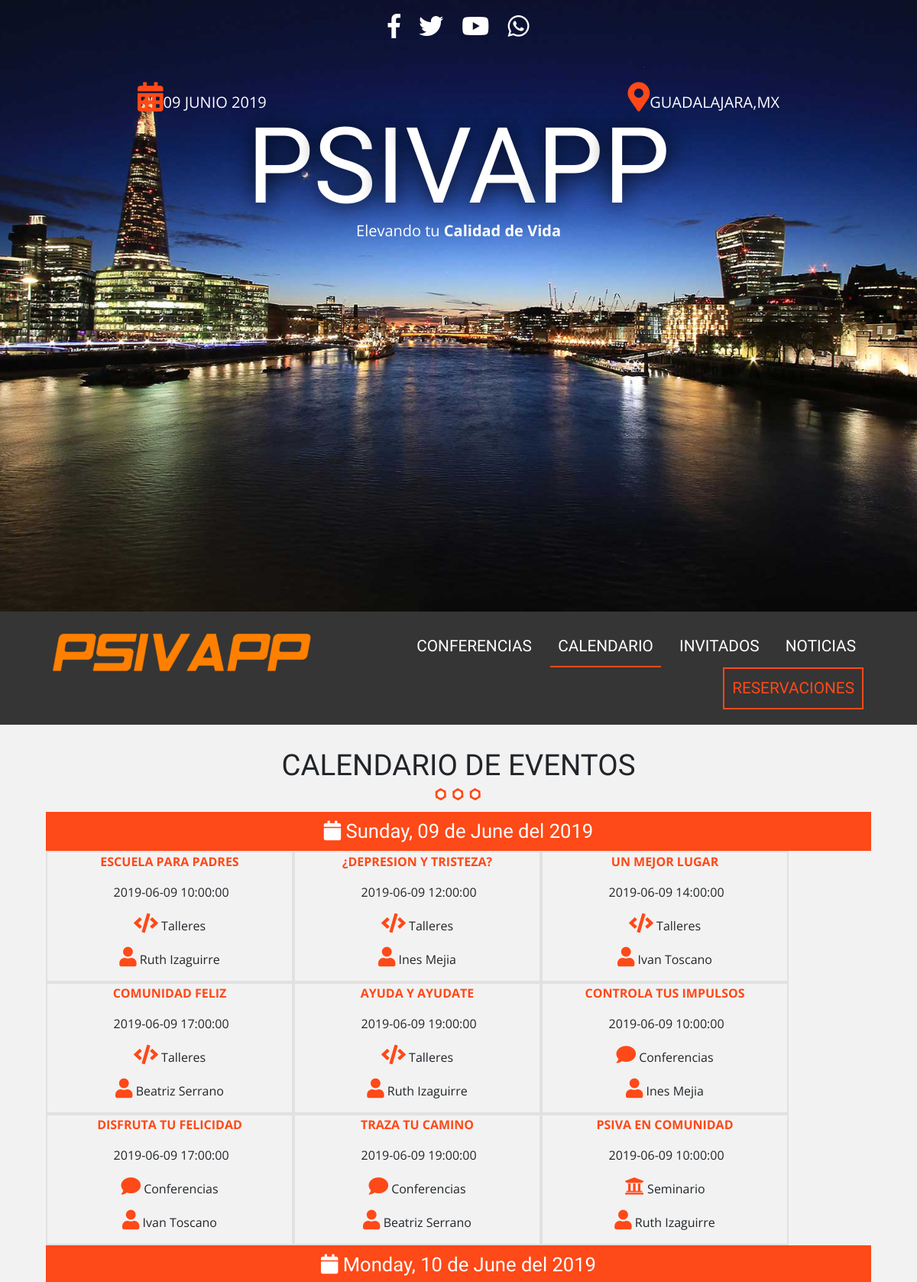
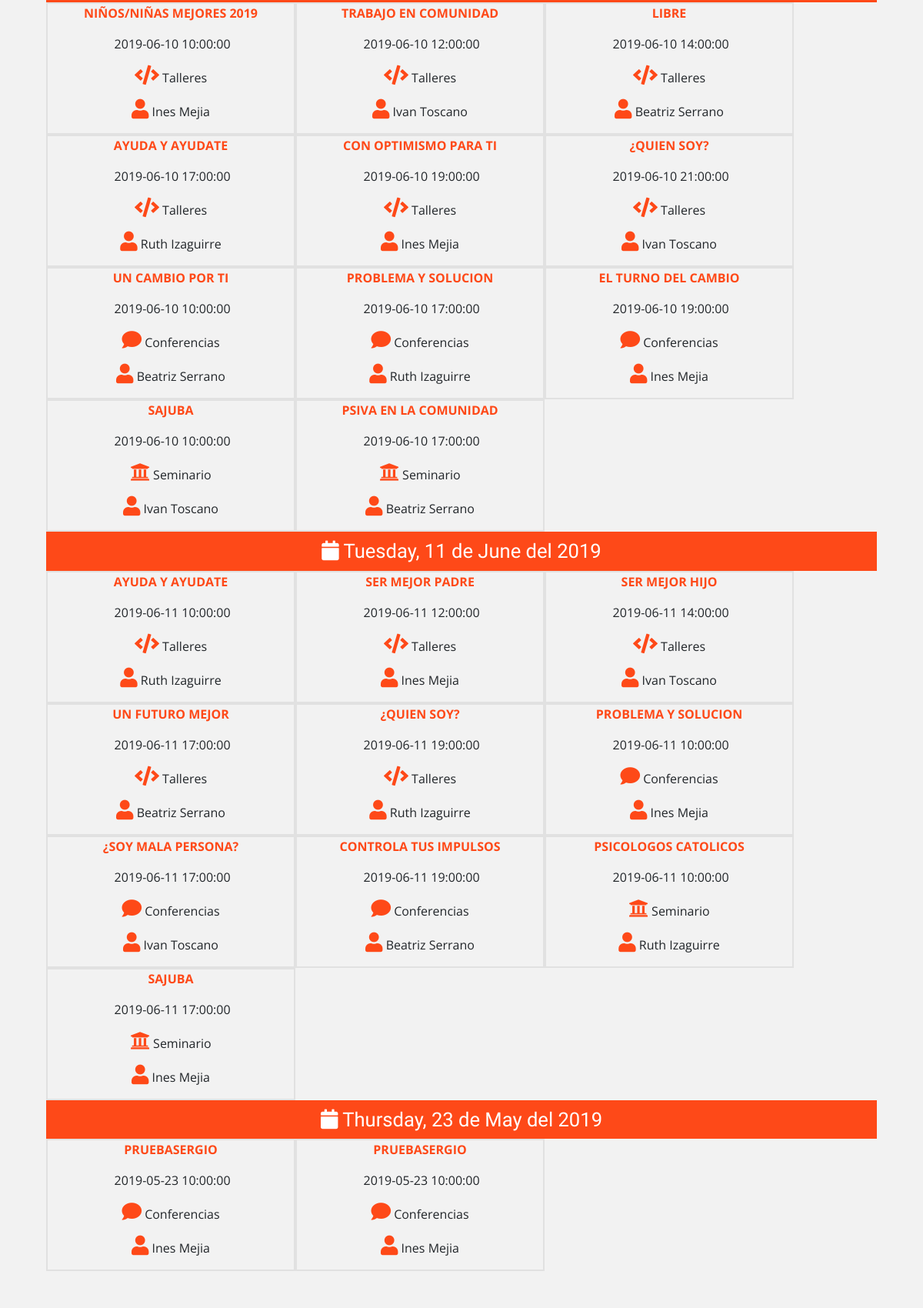
Page /calendario.php (upper part) on the committed database (2 pictures, top to bottom).
### tables this page shows
CREATE TABLE `eventos` (
  `evento_id` tinyint(10) NOT NULL AUTO_INCREMENT,
  `nombre_evento` varchar(60) NOT NULL,
  `fecha_evento` date NOT NULL,
  `hora_evento` time NOT NULL,
  `id_cat_evento` tinyint(10) NOT NULL,
  `id_inv` tinyint(4) NOT NULL,
  `clave` varchar(10) NOT NULL,
  `editado` timestamp NOT NULL DEFAULT CURRENT_TIMESTAMP ON UPDATE CURRENT_TIMESTAMP,
  PRIMARY KEY (`evento_id`),
  KEY `id_cat_evento` (`id_cat_evento`),
  KEY `id_inv` (`id_inv`),
  CONSTRAINT `eventos_ibfk_1` FOREIGN KEY (`id_cat_evento`) REFERENCES `categoria_evento` (`id_categoria`),
  CONSTRAINT `eventos_ibfk_2` FOREIGN KEY (`id_inv`) REFERENCES `invitados` (`invitado_id`)
);

CREATE TABLE `categoria_evento` (
  `id_categoria` tinyint(10) NOT NULL AUTO_INCREMENT,
  `cat_evento` varchar(50) NOT NULL,
  `icono` varchar(15) NOT NULL,
  `editado` timestamp NOT NULL DEFAULT CURRENT_TIMESTAMP ON UPDATE CURRENT_TIMESTAMP,
  PRIMARY KEY (`id_categoria`)
);

### calendario.php (the view, shortened to what this page needs)
<?php include_once 'includes/templates/header.php'; ?>
	<section class="seccion contenedor clearfix">
		<h2>Calendario de Eventos</h2>
	<?php
		try{
			require_once ('includes/funciones/bd_conexion.php');
			$sql = " SELECT evento_id, nombre_evento, fecha_evento, hora_evento, cat_evento, icono, nombre_invitado, apellido_invitado ";
			$sql .= " FROM eventos ";
			$sql .= " INNER JOIN categoria_evento ";
			$sql .= " ON eventos.id_cat_evento = categoria_evento.id_categoria ";
			$sql .= " INNER JOIN invitados ";
			$sql .= " ON eventos.id_inv = invitados.invitado_id ";
			$sql .= " ORDER BY evento_id ";
			$resultado = $conn->query($sql);
		}
		catch(Exeption $e){
			$error = $e->getMessage();
		}
	?>
		<div class="calendario">
			<?php
				$calendario = array();
				while($eventos = $resultado->fetch_assoc()){
					$fecha = $eventos['fecha_evento'];
					$evento = array(
						'titulo' => $eventos['nombre_evento'],
						'fecha' => $eventos['fecha_evento'],
						'hora' => $eventos['hora_evento'],
						'categoria' => $eventos['cat_evento'],
						'icono' => $eventos['icono'],
						'invitado' => $eventos['nombre_invitado'] . " " . $eventos['apellido_invitado']
					);
					$calendario[$fecha][] = $evento;
					?>
			<?php	}  ?>
			<?php
				foreach ($calendario as $dia => $lista_eventos) { ?>
					<h3>
						<i class="fa fa-calendar" aria-hidden="true"></i>
						<?php
							echo utf8_encode(strftime("%A, %d de %B del %Y", strtotime($dia)));
						?>
					</h3>
					<?php
						foreach ($lista_eventos as $evento) { ?>
							<div class="dia">
								<p class="titulo"><?php echo $evento['titulo']; ?></p>
								<p class="hora">
									<?php echo $evento['fecha'] . " " . $evento['hora']; ?>
								</p>
								<p>
									<i class="fa <?php echo $evento['icono']; ?>" aria-hidden="true"></i>
									<?php echo $evento['categoria']; ?>
								</p>
								<p>
									<i class="fa fa-user" aria-hidden="true"></i>
									<?php echo $evento['invitado']; ?>
								</p>
							</div>
					<?php }  ?>
			<?php }  ?>
		</div>
	</section>
<?php include_once 'includes/templates/footer.php'; ?>

### css/main.css (style rules this page uses)
html { color: #222; font-size: 1em; line-height: 1.4; }
html { box-sizing: border-box; }
body { background-color: #f2f2f2; font-family: 'Open Sans', sans-serif; }
.contenedor { width: 98%; margin: 0 auto; }
@media only screen and (min-width:480px) { .contenedor { width: 95%; } }
@media only screen and (min-width:768px) { .contenedor { width: 90%; } }
@media only screen and (min-width:992px) { .contenedor { width: 90%; max-width: 1100px; } }
.seccion { padding: 30px 0; }
.seccion p { font-size: 1.2em; text-align: center; }
h2 { font-family: 'Oswald', sans-serif; font-size: 2.4em; text-transform: uppercase; text-align: center; }
h2::after { content: ''; margin: 0 auto; background-image: url(../img/separador.png); height: 30px; width: 100px; display: block; }
h3 { font-size: 1.6em; color: #fe4918; font-family: 'PT Sans', sans-serif; margin: 0; }
div.calendario h3 { background-color: #fe4918; clear: both; color: white; text-align: center; padding: 10px 0; }
div.calendario::after { clear: both; display: block; content: ''; }
div.dia { width: 30%; float: left; border:2px solid #e1e1e1; transition: all .3s ease; }
div.dia p.titulo { color: #fe4918; text-transform: uppercase; font-weight: bold; }
div.dia p { font-size: 1em; }
div.dia i { color: #fe4918; font-size: 1.6em; }
.clearfix:before, .clearfix:after { content: " "; display: table; }
.clearfix:after { clear: both; }

### rows in the picture
eventos: nombre_evento "ESCUELA PARA PADRES", fecha_evento "2019-06-09", hora_evento "10:00:00", id_cat_evento.cat_evento "Talleres", invitado "Ruth Izaguirre"
eventos: nombre_evento "¿DEPRESION Y TRISTEZA?", fecha_evento "2019-06-09", hora_evento "12:00:00", id_cat_evento.cat_evento "Talleres", invitado "Ines Mejia"
eventos: nombre_evento "UN MEJOR LUGAR", fecha_evento "2019-06-09", hora_evento "14:00:00", id_cat_evento.cat_evento "Talleres", invitado "Ivan Toscano"
eventos: nombre_evento "COMUNIDAD FELIZ", fecha_evento "2019-06-09", hora_evento "17:00:00", id_cat_evento.cat_evento "Talleres", invitado "Beatriz Serrano"
eventos: nombre_evento "AYUDA Y AYUDATE", fecha_evento "2019-06-09", hora_evento "19:00:00", id_cat_evento.cat_evento "Talleres", invitado "Ruth Izaguirre"
eventos: nombre_evento "CONTROLA TUS IMPULSOS", fecha_evento "2019-06-09", hora_evento "10:00:00", id_cat_evento.cat_evento "Conferencias", invitado "Ines Mejia"
eventos: nombre_evento "DISFRUTA TU FELICIDAD", fecha_evento "2019-06-09", hora_evento "17:00:00", id_cat_evento.cat_evento "Conferencias", invitado "Ivan Toscano"
eventos: nombre_evento "TRAZA TU CAMINO", fecha_evento "2019-06-09", hora_evento "19:00:00", id_cat_evento.cat_evento "Conferencias", invitado "Beatriz Serrano"
eventos: nombre_evento "PSIVA EN COMUNIDAD", fecha_evento "2019-06-09", hora_evento "10:00:00", id_cat_evento.cat_evento "Seminario", invitado "Ruth Izaguirre"
eventos: nombre_evento "NIÑOS/NIÑAS MEJORES 2019", fecha_evento "2019-06-10", hora_evento "10:00:00", id_cat_evento.cat_evento "Talleres", invitado "Ines Mejia"
eventos: nombre_evento "TRABAJO EN COMUNIDAD", fecha_evento "2019-06-10", hora_evento "12:00:00", id_cat_evento.cat_evento "Talleres", invitado "Ivan Toscano"
eventos: nombre_evento "LIBRE", fecha_evento "2019-06-10", hora_evento "14:00:00", id_cat_evento.cat_evento "Talleres", invitado "Beatriz Serrano"
eventos: nombre_evento "AYUDA Y AYUDATE", fecha_evento "2019-06-10", hora_evento "17:00:00", id_cat_evento.cat_evento "Talleres", invitado "Ruth Izaguirre"
eventos: nombre_evento "CON OPTIMISMO PARA TI", fecha_evento "2019-06-10", hora_evento "19:00:00", id_cat_evento.cat_evento "Talleres", invitado "Ines Mejia"
eventos: nombre_evento "¿QUIEN SOY?", fecha_evento "2019-06-10", hora_evento "21:00:00", id_cat_evento.cat_evento "Talleres", invitado "Ivan Toscano"
eventos: nombre_evento "UN CAMBIO POR TI", fecha_evento "2019-06-10", hora_evento "10:00:00", id_cat_evento.cat_evento "Conferencias", invitado "Beatriz Serrano"
eventos: nombre_evento "PROBLEMA Y SOLUCION", fecha_evento "2019-06-10", hora_evento "17:00:00", id_cat_evento.cat_evento "Conferencias", invitado "Ruth Izaguirre"
eventos: nombre_evento "EL TURNO DEL CAMBIO", fecha_evento "2019-06-10", hora_evento "19:00:00", id_cat_evento.cat_evento "Conferencias", invitado "Ines Mejia"
eventos: nombre_evento "SAJUBA", fecha_evento "2019-06-10", hora_evento "10:00:00", id_cat_evento.cat_evento "Seminario", invitado "Ivan Toscano"
eventos: nombre_evento "PSIVA EN LA COMUNIDAD", fecha_evento "2019-06-10", hora_evento "17:00:00", id_cat_evento.cat_evento "Seminario", invitado "Beatriz Serrano"
eventos: nombre_evento "AYUDA Y AYUDATE", fecha_evento "2019-06-11", hora_evento "10:00:00", id_cat_evento.cat_evento "Talleres", invitado "Ruth Izaguirre"
eventos: nombre_evento "SER MEJOR PADRE", fecha_evento "2019-06-11", hora_evento "12:00:00", id_cat_evento.cat_evento "Talleres", invitado "Ines Mejia"
eventos: nombre_evento "SER MEJOR HIJO", fecha_evento "2019-06-11", hora_evento "14:00:00", id_cat_evento.cat_evento "Talleres", invitado "Ivan Toscano"
eventos: nombre_evento "UN FUTURO MEJOR", fecha_evento "2019-06-11", hora_evento "17:00:00", id_cat_evento.cat_evento "Talleres", invitado "Beatriz Serrano"
eventos: nombre_evento "¿QUIEN SOY?", fecha_evento "2019-06-11", hora_evento "19:00:00", id_cat_evento.cat_evento "Talleres", invitado "Ruth Izaguirre"
eventos: nombre_evento "PROBLEMA Y SOLUCION", fecha_evento "2019-06-11", hora_evento "10:00:00", id_cat_evento.cat_evento "Conferencias", invitado "Ines Mejia"
eventos: nombre_evento "¿SOY MALA PERSONA?", fecha_evento "2019-06-11", hora_evento "17:00:00", id_cat_evento.cat_evento "Conferencias", invitado "Ivan Toscano"
eventos: nombre_evento "CONTROLA TUS IMPULSOS", fecha_evento "2019-06-11", hora_evento "19:00:00", id_cat_evento.cat_evento "Conferencias", invitado "Beatriz Serrano"
eventos: nombre_evento "PSICOLOGOS CATOLICOS", fecha_evento "2019-06-11", hora_evento "10:00:00", id_cat_evento.cat_evento "Seminario", invitado "Ruth Izaguirre"
eventos: nombre_evento "SAJUBA", fecha_evento "2019-06-11", hora_evento "17:00:00", id_cat_evento.cat_evento "Seminario", invitado "Ines Mejia"

### other values in the picture
utf8_encode(strftime("%A, %d de %B del %Y", strtotime($dia))) "Sunday, 09 de June del 2019"
utf8_encode(strftime("%A, %d de %B del %Y", strtotime($dia))) "Monday, 10 de June del 2019"
utf8_encode(strftime("%A, %d de %B del %Y", strtotime($dia))) "Tuesday, 11 de June del 2019"
utf8_encode(strftime("%A, %d de %B del %Y", strtotime($dia))) "Thursday, 23 de May del 2019"
$evento['titulo'] "PRUEBASERGIO"
$evento['fecha'] "2019-05-23"
$evento['hora'] "10:00:00"
$evento['categoria'] "Conferencias"
$evento['invitado'] "Ines Mejia"
